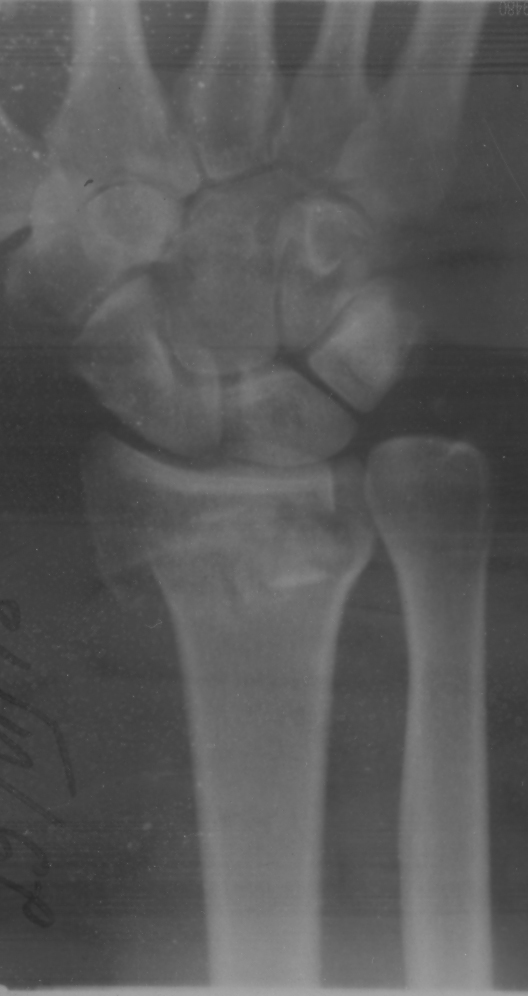
#> input picture obrab _izobr/lab/img/test.jpg, 528 x 996 px
$ python lab1.py
#> lines starting #> are read from the running program, lines starting #| are printed output that depends on the picture

import numpy as np
import cv2
import matplotlib.pyplot as plt

#исходное изображение
test_img = cv2.imread('img/test.jpg')
#> test_img is the input picture: shape (996, 528, 3); min 42, max 168, mean 88.7

#Чрно-белое изображение
bw_img = cv2.cvtColor(test_img.copy(), cv2.COLOR_BGR2GRAY)

#запись черно-белого изображения в папку
cv2.imwrite('img/bw_img.png', bw_img)

# Вычислить гистограмму
bc_test = cv2.calcHist([bw_img], [0], None, [256], [0, 256])
#> bc_test = 256 values, max 12984 at index 68, min 0 at index 0, mean 2054.2

#Отобразим график
plt.plot(bc_test)
plt.show()
#> figure, not shown here; curve peaks at x = 68, y = 12984
#Запишем график в папку
plt.plot(bc_test)
plt.savefig('img/bc_test.png')
plt.close()

#Нормализация гистограмм
#Вычисление гистограммы набора данных
hist_test, bins_test = np.histogram(bw_img, 256)
#> hist_test = 256 values, max 12984 at index 52, min 0 at index 1, mean 2054.2; bins_test = 257 values from 42 to 168
#Вычисление cdf
cdf_test = hist_test.cumsum()
#> cdf_test = 256 values from 5 to 525888

#Формула распределения
cdf_test = (cdf_test-cdf_test[0])*255/(cdf_test[-1]-1)
#> cdf_test = 256 values from 0 to 255
cdf_test = cdf_test.astype(np.uint8)
#> cdf_test = 256 values from 0 to 254

#Генерируем изображение после нормализации гистограммы
img_norm_test = np.zeros((384, 495, 1), dtype =np.uint8)
img_norm_test = cdf_test[bw_img]
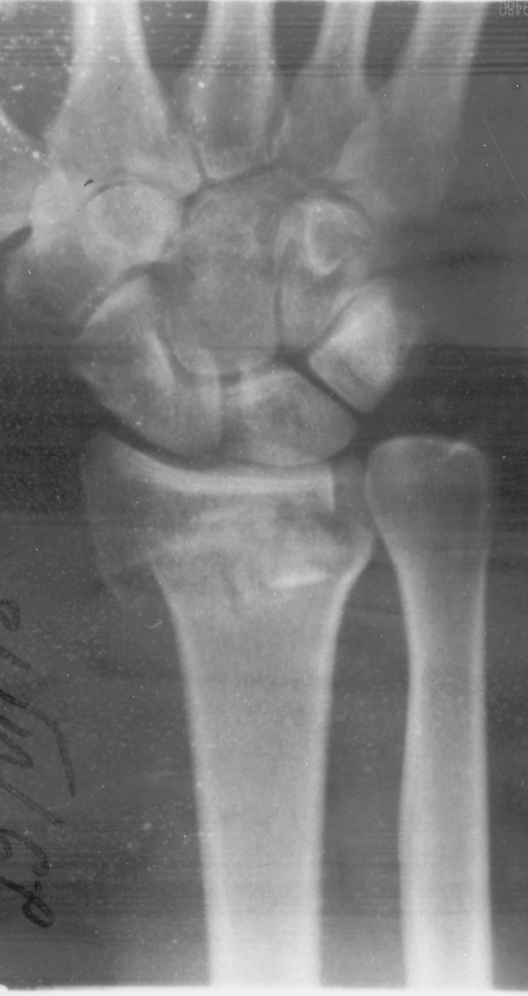
#> img_norm_test: shape (996, 528); min 28, max 243, mean 122

#Записываем нормализированные изображения в папку
cv2.imwrite('img/test_img_norm.png', img_norm_test)
#вычисляем гистограмму
bc_norm_test, bins_test1 = np.histogram(img_norm_test, 256)
#> bc_norm_test = 256 values, max 25163 at index 66, min 0 at index 1, mean 2054.2; bins_test1 = 257 values from 28 to 243

#Вывод графика
plt.plot(bc_norm_test)
plt.show()
#> figure, not shown here; curve peaks at x = 66, y = 25163
#Сохранения графика в папку
plt.plot(bc_norm_test)
plt.savefig('img/test_bc_norm.png')
plt.close()

#Эквализация
ekv_test = cv2.equalizeHist(bw_img.copy())
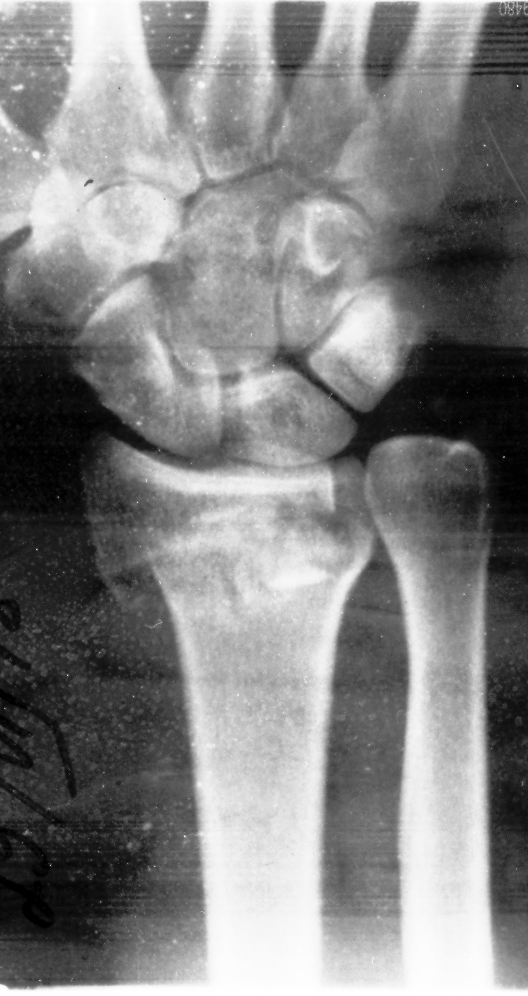
#> ekv_test: shape (996, 528); min 0, max 255, mean 129.3

#сохранения изображений в папку
cv2.imwrite('img/test__img_ekv.png', ekv_test)
#вычисление гистограмм
bc_ekv_test = cv2.calcHist([ekv_test], [0], None, [256], [0, 256])
#> bc_ekv_test = 256 values, max 12984 at index 53, min 0 at index 4, mean 2054.2

#Вывод графика
plt.plot(bc_ekv_test)
plt.show()
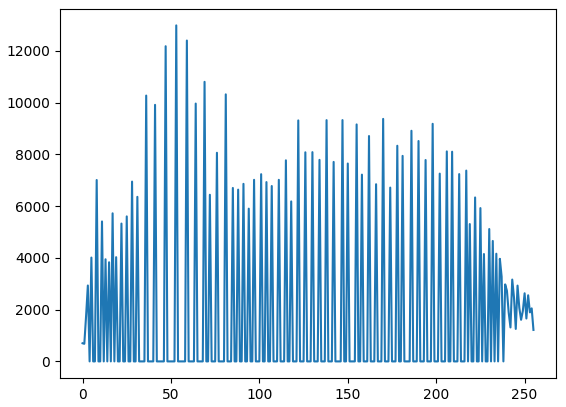
#> figure drawn by matplotlib, 1 panel; curve peaks at x = 53, y = 12984
#Сохранения графика в папку
plt.plot(bc_ekv_test)
plt.savefig('img/test_bc_ekv.png')
plt.close()


#Логарифмические преобразование
#Функция логарифмического преобразования
def log(r, c):
#> called with c = 255
    max = np.max(r)
#> max = 168
    log_max = np.log(1 + max)
#> log_max = 5.13
    s = c * (np.log(1 + r)/log_max)
    s = np.array(s, dtype=np.uint8)
    return s
#Применение функции к изображению
deg_test_x = log(test_img.copy(), 255)
log_test_y = log(test_img.copy(), 100)
#> call 2 of log, with c = 100
#> in log (call 2), `s = c * (np.log(1 + r)/log_max)`:
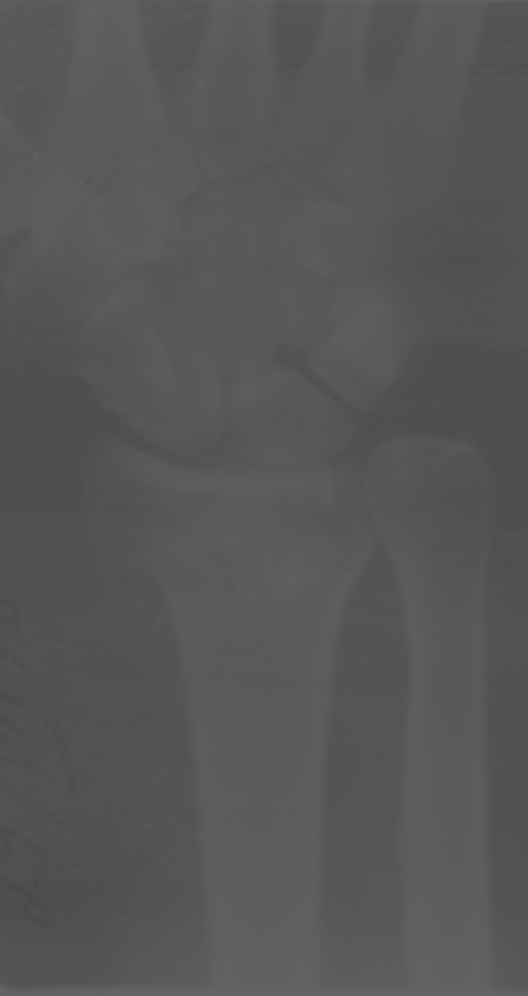
#> s: shape (996, 528, 3) float16; min 73.31, max 100, mean 87.1

#запись изображений в папку
cv2.imwrite('img/test_log_x.png', deg_test_x)
cv2.imwrite('img/test_log_y.png', log_test_y)

#рассчитаем гистограммы
bc_deg_x = cv2.calcHist([deg_test_x], [0], None, [256], [0, 256])
#> bc_deg_x = 256 values, max 25479 at index 231, min 0 at index 0, mean 2054.2
bc_log_y = cv2.calcHist([log_test_y], [0], None, [256], [0, 256])
#> bc_log_y = 256 values, max 50376 at index 88, min 0 at index 0, mean 2054.2

#Вывод графика
plt.plot(bc_deg_x)
plt.show()
#> figure, not shown here; curve peaks at x = 231, y = 25479
#Сохранения графика в папку
plt.plot(bc_deg_x)
plt.savefig('img/bc_deg_x.png')

#Вывод графика
plt.plot(bc_log_y)
plt.show()
#> figure, not shown here; curve peaks at x = 231, y = 25479; curve peaks at x = 88, y = 50376
#Сохранения графика в папку
plt.plot(bc_log_y)
plt.savefig('img/bc_log_y.png')
#> figure, not shown here; curve peaks at x = 88, y = 50376

#Степенное преобразование
#Функция степенного преобразования
def degree(r, y):
#> called with y = 1.5
    table = np.array([((i / 255.0) ** y) * 255 for i in np.arange(0,256)]).astype("uint8")
    corrected_gamma = cv2.LUT(r, table)
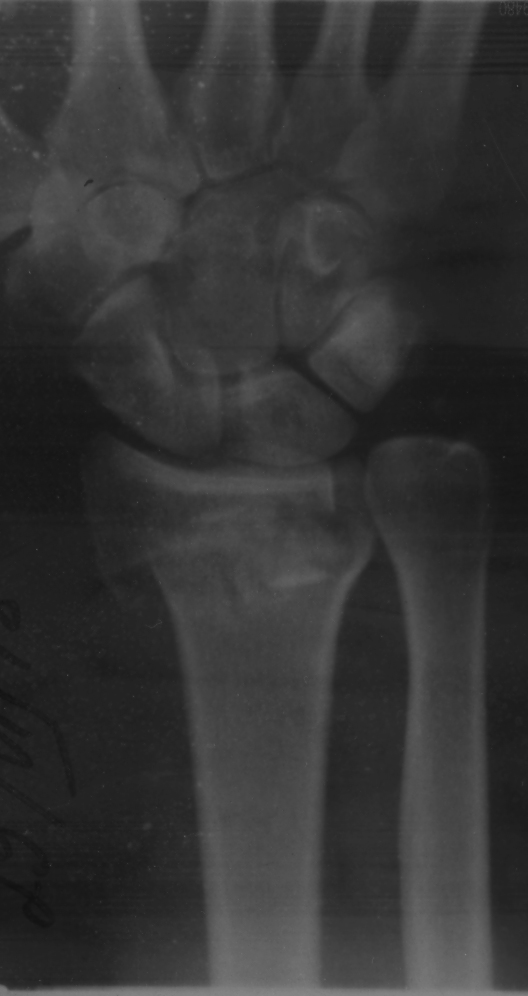
#> corrected_gamma: shape (996, 528, 3); min 17, max 136, mean 53
    return corrected_gamma

#Применение функции к изображениям
#γ>1
deg_test_x = degree(test_img.copy(), 1.5)
#γ<1
deg_test_y= degree(test_img.copy(), 0.5)
#> call 2 of degree, with y = 0.5
#> in degree (call 2), `corrected_gamma = cv2.LUT(r, table)`:
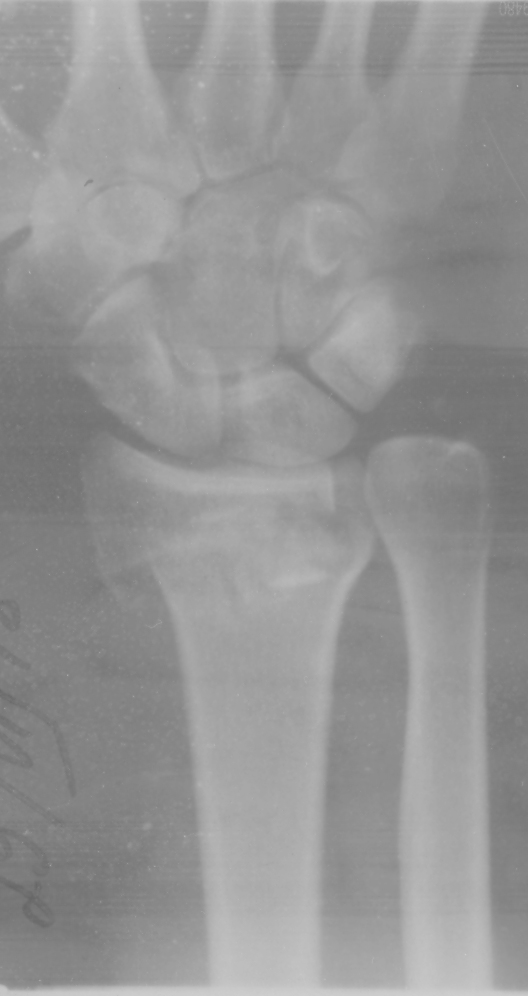
#> corrected_gamma: shape (996, 528, 3); min 103, max 206, mean 148.8

#запись изображений в папку
cv2.imwrite('img/test_deg_x.png', deg_test_x)
cv2.imwrite('img/test_deg_y.png', deg_test_y)

#рассчитаем гистограммы
bc_deg_x = cv2.calcHist([deg_test_x], [0], None, [256], [0, 256])
#> bc_deg_x = 256 values, max 25383 at index 35, min 0 at index 0, mean 2054.2
bc_deg_y = cv2.calcHist([deg_test_y], [0], None, [256], [0, 256])
#> bc_deg_y = 256 values, max 17392 at index 148, min 0 at index 0, mean 2054.2

#Вывод графика
plt.plot(bc_deg_x)
plt.show()
#> figure, not shown here; curve peaks at x = 88, y = 50376; curve peaks at x = 35, y = 25383
#Сохранения графика в папку
plt.plot(bc_deg_x)
plt.savefig('img/bc_deg_x.png')
#> figure, not shown here; curve peaks at x = 35, y = 25383

#Вывод графика
plt.plot(bc_deg_y)
plt.show()
#> figure, not shown here; curve peaks at x = 35, y = 25383; curve peaks at x = 148, y = 17392
#Сохранения графика в папку
plt.plot(bc_deg_y)
plt.savefig('img/bc_deg_y.png')
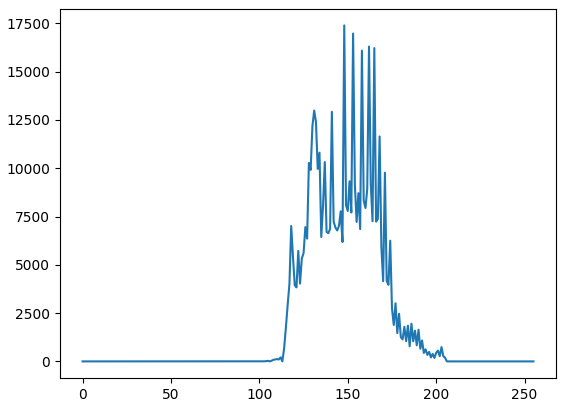
#> figure drawn by matplotlib, 1 panel; curve peaks at x = 148, y = 17392
